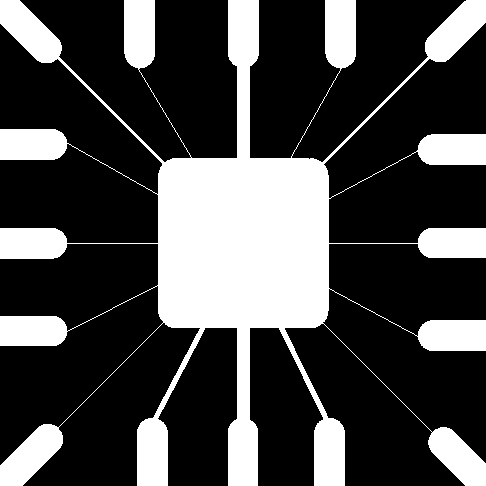
#> input picture Fig0905(a)(wirebond-mask).tif, 486 x 486 px
$ jupyter execute morphological_processing.ipynb   (older library calls are emulated)
#> lines starting #> are read from the running program, lines starting #| are printed output that depends on the picture; after the words box and inside, x2 and y2 are one past the last pixel; in counts of white or black regions, pixels touching at a corner belong together
#> `erosion_img = cv2.imread('Fig0905(a)(wirebond-mask).tif', 0)`: erosion_img: shape (486, 486); 28.1% white; 1 white region, box (x1, y1, x2, y2) and area: (0, 0, 486, 486) 66259
[cell 1]
import cv2
import numpy as np

[cell 2]
img = cv2.imread('noise.png', 0)
from google.colab.patches import cv2_imshow

[cell 3]
def erosion(img, kernel):
    altura, largura = img.shape
#> altura = 486; largura = 486
    k_altura, k_largura = kernel.shape
    output_img = np.zeros_like(img)

    pad_h = k_altura // 2
    pad_w = k_largura // 2
    img_padded = np.pad(img, ((pad_h, pad_h), (pad_w, pad_w)), mode='constant', constant_values=255)
#> img_padded: shape (488, 488); 28.6% white; 1 white region, box (x1, y1, x2, y2) and area: (0, 0, 488, 488) 68207

    for i in range(pad_h, altura + pad_h):
        for j in range(pad_w, largura + pad_w):
            region = img_padded[i-pad_h:i+pad_h+1, j-pad_w:j+pad_w+1]
            if np.all(region[kernel == 1] == 255):  # condition
                output_img[i-pad_h, j-pad_w] = 255
            else:
                output_img[i-pad_h, j-pad_w] = 0
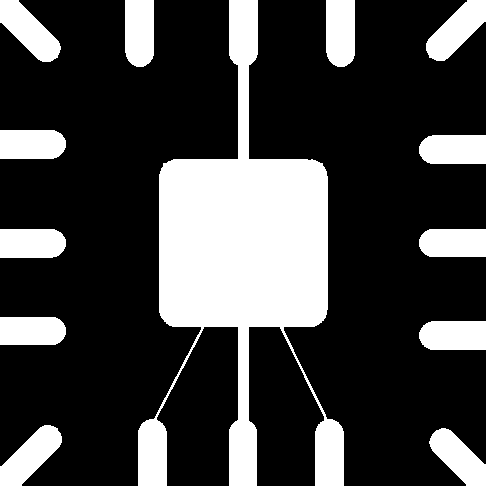
#> output_img: shape (486, 486); 25.5% white; 13 white regions, largest, box (x1, y1, x2, y2) and area: (138, 0, 344, 486) 37969, (0, 425, 62, 486) 1969, (0, 0, 61, 62) 1965
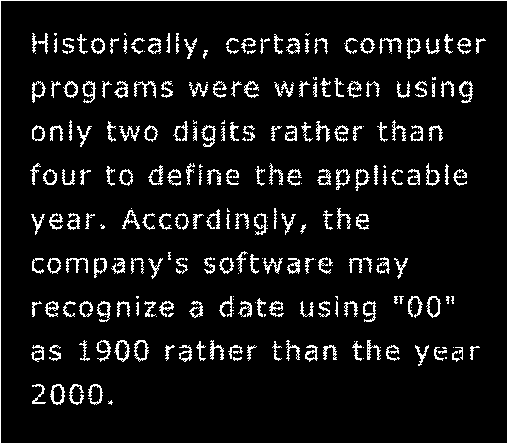
#> input picture Fig0907(a)(text_gaps_1_and_2_pixels).tif, 508 x 444 px
#> `dilation_img = cv2.imread('Fig0907(a)(text_gaps_1_and_2_pixels).tif', 0)`: dilation_img: shape (444, 508); 7.9% white in thin lines or dots

    return output_img

erosion_img = cv2.imread('Fig0905(a)(wirebond-mask).tif', 0)
kernel = np.ones((3, 3), np.uint8)

# apply
erosion_result = erosion(erosion_img, kernel)

# show
print('original')
cv2_imshow(erosion_img)
print('erosion')
cv2_imshow(erosion_result)

[cell 4]
def dilation(img, kernel):
    altura, largura = img.shape
#> altura = 444; largura = 508
    k_altura, k_largura = kernel.shape
    output_img = np.zeros_like(img)

    pad_h = k_altura // 2
    pad_w = k_largura // 2
    img_padded = np.pad(img, ((pad_h, pad_h), (pad_w, pad_w)), mode='constant', constant_values=0)
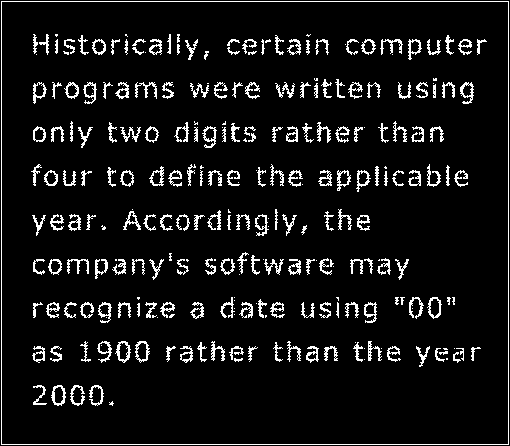
#> img_padded: shape (446, 510); 7.8% white in thin lines or dots

    for i in range(pad_h, altura + pad_h):
        for j in range(pad_w, largura + pad_w):
            region = img_padded[i-pad_h:i+pad_h+1, j-pad_w:j+pad_w+1]
            if np.any(region[kernel == 1] == 255):  # condition
                output_img[i-pad_h, j-pad_w] = 255
            else:
                output_img[i-pad_h, j-pad_w] = 0
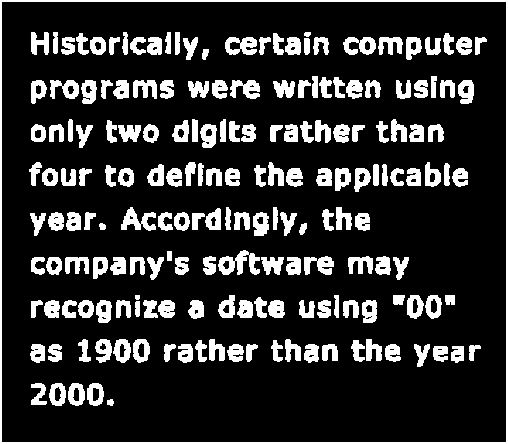
#> output_img: shape (444, 508); 17.8% white; 186 white regions, largest, box (x1, y1, x2, y2) and area: (0, 0, 508, 444) 3792, (218, 250, 260, 275) 549, (121, 207, 156, 231) 418

    return output_img

kernel = np.ones((3, 3), np.uint8)

# apply
dilation_img = cv2.imread('Fig0907(a)(text_gaps_1_and_2_pixels).tif', 0)
dilation_result = dilation(dilation_img, kernel)

# show imgs
print('original')
cv2_imshow(dilation_img)
print('dilation')
cv2_imshow(dilation_result)

[cell 5]
def sobel(img):
    sobelx = cv2.Sobel(img, cv2.CV_64F, 1, 0, ksize=3)  # X
    sobely = cv2.Sobel(img, cv2.CV_64F, 0, 1, ksize=3)  # Y
    sobel_combined = cv2.magnitude(sobelx, sobely)

    return np.uint8(sobel_combined)

sobel_erosion_original = sobel(erosion_img)
sobel_dilation_original = sobel(dilation_img)
sobel_after_erosion = sobel(erosion_result)
#> in sobel (call 3), `sobely = cv2.Sobel(img, cv2.CV_64F, 0, 1, ksize=3)`:
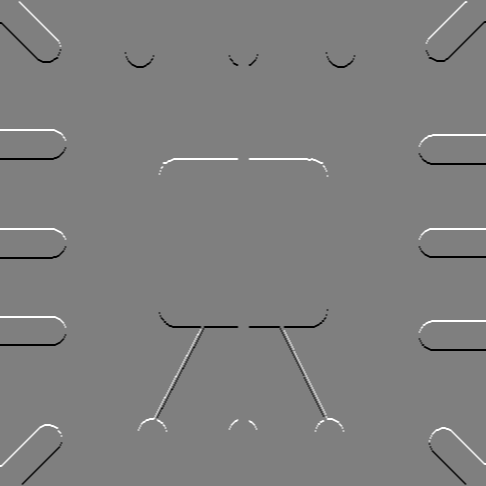
#> sobely: shape (486, 486) float64; min -1020, max 1020, mean 0; drawn with min black and max white
#> in sobel (call 3), `return np.uint8(sobel_combined)`:
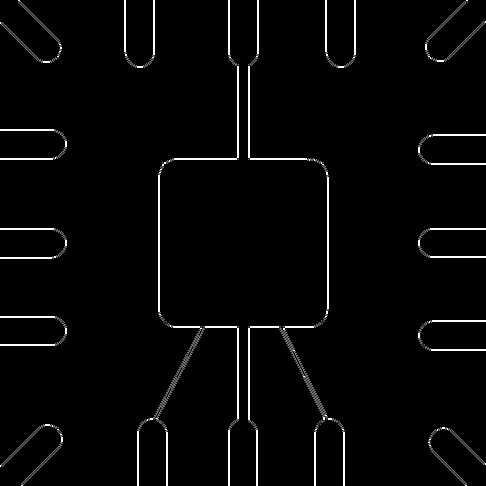
#> returned value: shape (486, 486); min 0, max 252, mean 6.3
sobel_after_dilation = sobel(dilation_result)
#> in sobel (call 4), `sobelx = cv2.Sobel(img, cv2.CV_64F, 1, 0, ksize=3)`:
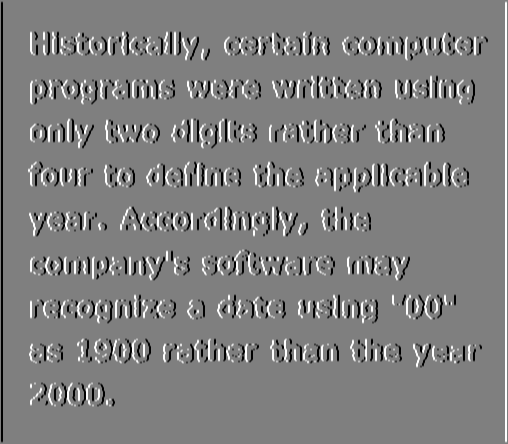
#> sobelx: shape (444, 508) float64; min -1020, max 1020, mean 0; drawn with min black and max white
#> in sobel (call 4), `sobely = cv2.Sobel(img, cv2.CV_64F, 0, 1, ksize=3)`:
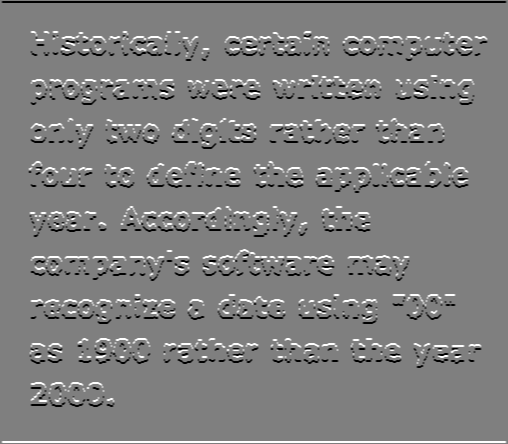
#> sobely: shape (444, 508) float64; min -1020, max 1020, mean 0; drawn with min black and max white
#> in sobel (call 4), `sobel_combined = cv2.magnitude(sobelx, sobely)`:
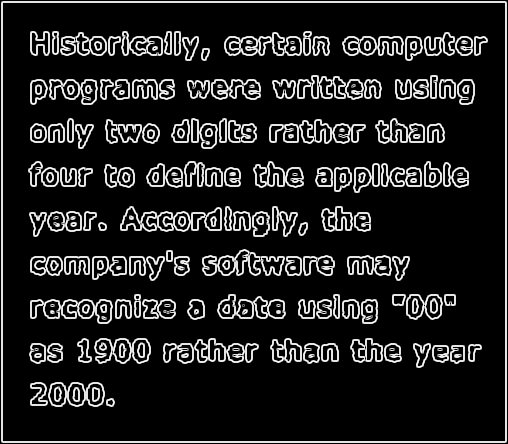
#> sobel_combined: shape (444, 508) float64; min 0, max 1140.4, mean 148.1; drawn with min black and max white
#> in sobel (call 4), `return np.uint8(sobel_combined)`:
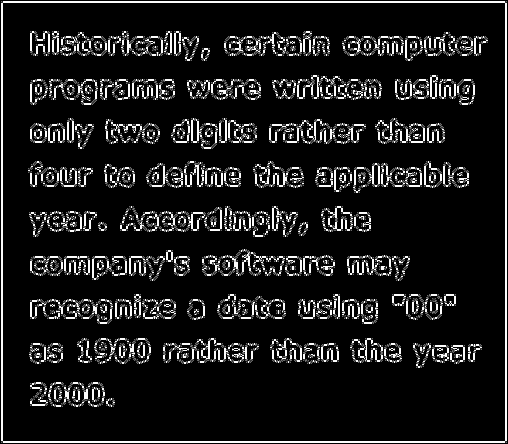
#> returned value: shape (444, 508); min 0, max 254, mean 27.4

print('sobel erosion original')
cv2_imshow(sobel_erosion_original)
print('sobel dilation original')
cv2_imshow(sobel_dilation_original)
print('sobel after erosion')
cv2_imshow(sobel_after_erosion)
print('sobel after dilation')
cv2_imshow(sobel_after_dilation)
